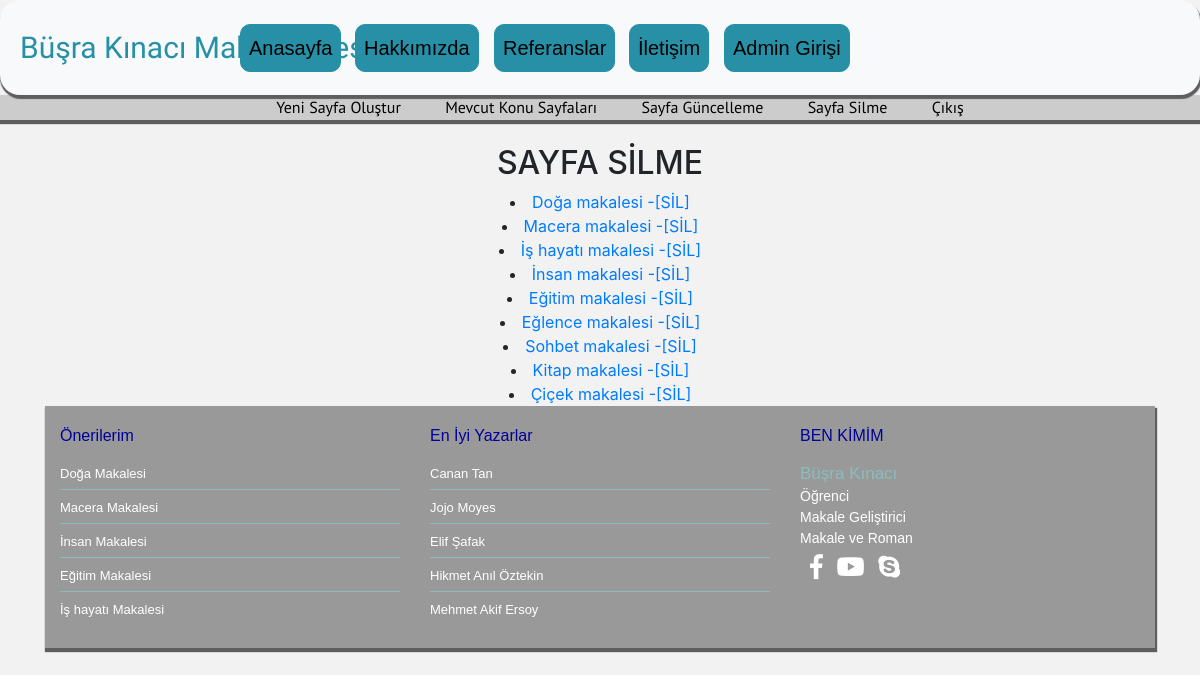
Page /sayfalar.php (signed in) on the committed database.
### tables this page shows
CREATE TABLE `sayfalar` (
  `id` int(11) NOT NULL,
  `isim` varchar(100) NOT NULL,
  `sira` int(11) NOT NULL,
  `durum` tinyint(3) NOT NULL,
  `icerik` text NOT NULL,
  `hit` int(11) NOT NULL,
  `tarih` timestamp NOT NULL DEFAULT CURRENT_TIMESTAMP,
  `konu_bolumu` varchar(255) NOT NULL,
  `konu_kisalt` text NOT NULL,
  `devam_et` varchar(100) NOT NULL,
  `seflink` varchar(255) NOT NULL
);

### sayfalar.php (the view, shortened to what this page needs)
<?php  include("includes/header.php"); ?>
<div class="yonetim_menu">
<ul>
<li><a href="yeni_sayfa.php">Yeni Sayfa Oluştur</a></li>
<li><a href="msayfalar.php">Mevcut Konu Sayfaları</a></li>
<li><a href="sayfa_guncelle.php">Sayfa Güncelleme</a></li>
<li><a href="sayfalar.php">Sayfa Silme</a></li>
<li><a href="logout.php">Çıkış</a></li>
</ul>
</div>
<br />
<center>
<h2>SAYFA SİLME</h2>
<?php
$sorgu=mysql_query("select * from sayfalar order by id ASC");
while($bilgi=mysql_fetch_array($sorgu))
{
	echo "<li><a href=\"sayfa_guncelle.php?sayfa={$bilgi['id']}\">{$bilgi['isim']} </a><a href=\"sayfa_sil.php?sayfa={$bilgi['id']}\">-[SİL]</a></li>\n";
}
?>
</center>
<?php  include("includes/footer.php"); ?>

### css/style.css (style rules this page uses)
.yonetim_menu { text-align:center; background-color:#CCC; height:25px; -webkit-box-shadow: 1px 3px 1px 1px #5E5E5E; box-shadow: 1px 3px 1px 1px #5E5E5E; font-family:'PT Sans',sans-serif; }
.yonetim_menu >ul > li { display:inline; list-style-type:none; padding:20px; }
.yonetim_menu >ul > li> a { color:#000 }

### rows in the picture
sayfalar: isim "Doğa makalesi"
sayfalar: isim "Macera makalesi"
sayfalar: isim "İş hayatı makalesi"
sayfalar: isim "İnsan makalesi"
sayfalar: isim "Eğitim makalesi"
sayfalar: isim "Eğlence makalesi"
sayfalar: isim "Sohbet makalesi"
sayfalar: isim "Kitap makalesi"
sayfalar: isim "Çiçek makalesi"
